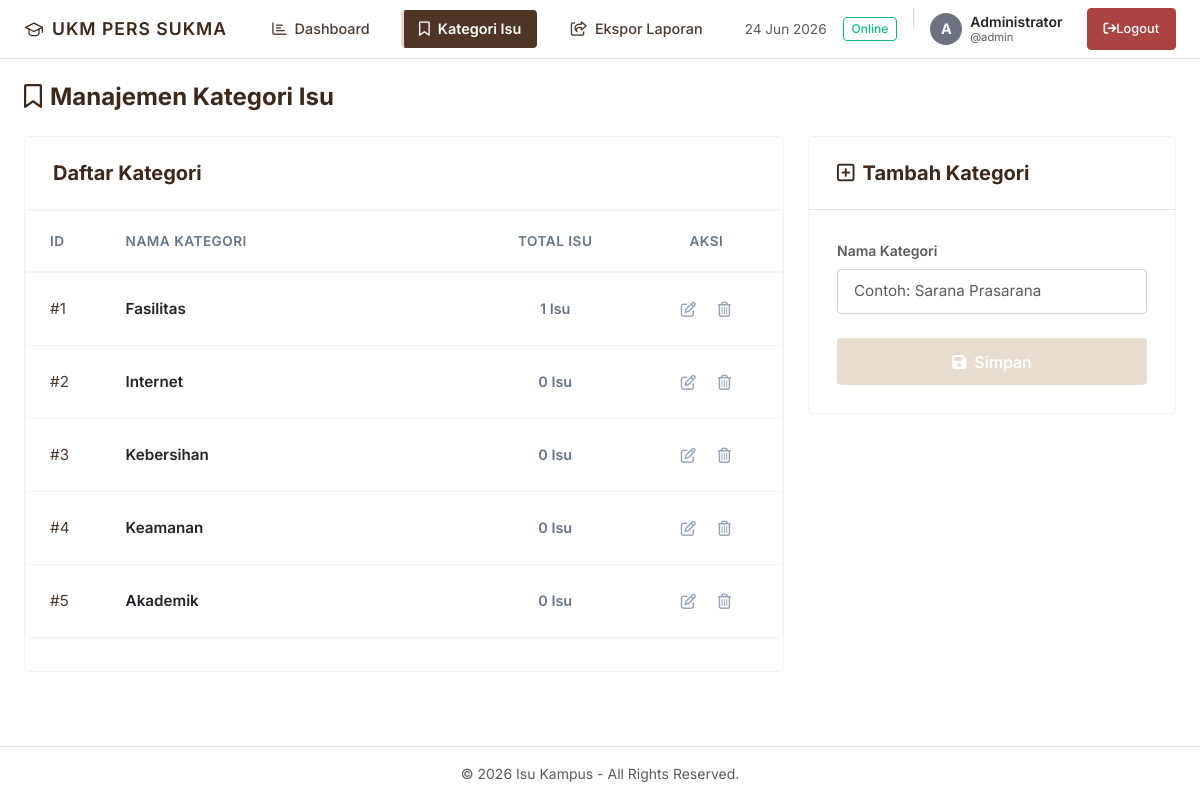
The app's page /kategori.php (signed in) with its own data.
### tables this page shows
CREATE TABLE `kategori_isu` (
  `id_kategori` int(11) NOT NULL AUTO_INCREMENT,
  `nama_kategori` varchar(100) NOT NULL,
  PRIMARY KEY (`id_kategori`)
);

### kategori.php (the view, shortened to what this page needs)
<?php
include 'koneksi.php';
$editData = null;
$query = mysqli_query($koneksi, "
    SELECT kategori_isu.*, COUNT(isu.id_isu) AS total_isu
    FROM kategori_isu
    LEFT JOIN isu ON kategori_isu.id_kategori = isu.id_kategori
    GROUP BY kategori_isu.id_kategori
    ORDER BY kategori_isu.id_kategori ASC
");
include 'includes/header.php';
include 'includes/sidebar.php';
?>
<div class="row">
    <div class="col-12">
        <h4 class="text-navy fw-bold mb-4"><i class="fa-regular fa-bookmark me-2 text-primary"></i>Manajemen Kategori Isu</h4>
    </div>
</div>
<div class="row g-4">
    <div class="col-12 col-lg-8">
        <div class="card-custom h-100">
            <div class="card-header-custom">
                <h5>Daftar Kategori</h5>
            </div>
            <div class="card-body-custom p-0">
                <div class="table-responsive table-responsive-custom">
                    <table class="table table-custom table-hover">
                        <thead>
                            <tr>
                                <th style="width: 10%;">ID</th>
                                <th style="width: 50%;">Nama Kategori</th>
                                <th style="width: 20%;" class="text-center">Total Isu</th>
                                <th style="width: 20%;" class="text-center">Aksi</th>
                            </tr>
                        </thead>
                        <tbody>
                            <?php
                            if (mysqli_num_rows($query) > 0) {
                                while ($data = mysqli_fetch_assoc($query)) {
                            ?>
                                    <tr class="fade-in-up">
                                        <td>#<?= $data['id_kategori']; ?></td>
                                        <td class="fw-semibold text-dark"><?= htmlspecialchars($data['nama_kategori']); ?></td>
                                        <td class="text-center">
                                            <span class="text-plain-gray fw-semibold">
                                                <?= $data['total_isu']; ?> Isu
                                            </span>
                                        </td>
                                        <td class="text-center">
                                            <div class="d-flex justify-content-center gap-1">
                                                <a href="kategori.php?edit=<?= $data['id_kategori']; ?>" class="action-icon-btn action-icon-edit" title="Edit">
                                                    <i class="fa-regular fa-pen-to-square"></i>
                                                </a>
                                                <a href="kategori.php?hapus=<?= $data['id_kategori']; ?>" class="action-icon-btn action-icon-delete" onclick="return confirm('Apakah Anda yakin ingin menghapus kategori ini?')" title="Hapus">
                                                    <i class="fa-regular fa-trash-can"></i>
                                                </a>
                                            </div>
                                        </td>
                                    </tr>
                            <?php
                                }
                            } ?>
                        </tbody>
                    </table>
                </div>
            </div>
        </div>
    </div>
    <div class="col-12 col-lg-4">
        <div class="card-custom sticky-top" style="top: 20px;">
            <div class="card-header-custom bg-white border-bottom">
                <h5>
                    <?php if ($editData) : ?>
                        <i class="fa-regular fa-pen-to-square me-2 text-warning"></i>Edit Kategori
                    <?php else : ?>
                        <i class="fa-regular fa-square-plus me-2 text-primary"></i>Tambah Kategori
                    <?php endif; ?>
                </h5>
            </div>
            <div class="card-body-custom">
                <form method="POST">
                    <div class="mb-4">
                        <label class="form-label fw-semibold text-muted small">Nama Kategori</label>
                        <input type="text"
                               name="nama_kategori"
                               class="form-control"
                               placeholder="Contoh: Sarana Prasarana"
                               value="<?= $editData ? htmlspecialchars($editData['nama_kategori']) : ''; ?>"
                               required>
                    </div>
                    <div class="d-flex gap-2">
                        <?php if ($editData) : ?>
                            <a href="kategori.php" class="btn btn-secondary-custom flex-grow-1">Batal</a>
                            <button type="submit" name="update" class="btn btn-warning-custom text-white flex-grow-1">Update</button>
                        <?php else : ?>
                            <button type="submit" name="tambah" class="btn btn-primary-custom w-100"><i class="fa-solid fa-floppy-disk me-2"></i>Simpan</button>
                        <?php endif; ?>
                    </div>
                </form>
            </div>
        </div>
    </div>
</div>
<?php
include 'includes/footer.php';
?>

### includes/header.php (shortened to what this page needs)
<!DOCTYPE html>
<html lang="id">
<head>
    <link href="https://cdn.jsdelivr.net/npm/bootstrap@5.3.3/dist/css/bootstrap.min.css" rel="stylesheet">
    <link href="https://cdnjs.cloudflare.com/ajax/libs/font-awesome/6.4.0/css/all.min.css" rel="stylesheet">
    <link href="assets/style.css?v=<?= filemtime('assets/style.css'); ?>" rel="stylesheet">
</head>
<body>
    <div class="d-flex" id="wrapper">

### includes/sidebar.php (shortened to what this page needs)
<?php
$currentPage = basename($_SERVER['PHP_SELF']);
?>
<div id="page-content-wrapper" class="w-100 d-flex flex-column">
    <nav class="navbar navbar-expand-lg navbar-light bg-white border-bottom py-2.5 px-4">
        <div class="container-fluid p-0 d-flex align-items-center justify-content-between flex-wrap gap-3">
            <div class="d-flex align-items-center gap-2">
                <svg xmlns="http://www.w3.org/2000/svg" width="20" height="20" viewBox="0 0 24 24" fill="none" stroke="#3d281a" stroke-width="1.5" stroke-linecap="round" stroke-linejoin="round">
                    <path d="M22 10v6M2 10l10-5 10 5-10 5z"/>
                    <path d="M6 12v5c0 2 2 3 6 3s6-1 6-3v-5"/>
                </svg>
                <span class="tracking-wide" style="font-weight: 600; font-size: 1.1rem; letter-spacing: 1px; color: #3d281a;">UKM PERS SUKMA</span>
            </div>
            <div class="d-flex align-items-center gap-3">
                <a href="index.php" class="nav-item-horiz text-decoration-none <?= $currentPage == 'index.php' || $currentPage == 'tambah.php' ? 'active-nav-horiz' : ''; ?>">
                    <i class="fa-regular fa-chart-bar me-2"></i>Dashboard
                </a>
                <?php if (isset($_SESSION['login'])) : ?>
                    <a href="kategori.php" class="nav-item-horiz text-decoration-none <?= $currentPage == 'kategori.php' ? 'active-nav-horiz' : ''; ?>">
                        <i class="fa-regular fa-bookmark me-2"></i>Kategori Isu
                    </a>
                    <a href="export.php" class="nav-item-horiz text-decoration-none <?= $currentPage == 'export.php' ? 'active-nav-horiz' : ''; ?>">
                        <i class="fa-regular fa-share-from-square me-2"></i>Ekspor Laporan
                    </a>
                <?php endif; ?>
            </div>
            <div class="d-flex align-items-center gap-3">
                <span class="text-muted d-none d-xl-inline" style="font-size: 0.85rem; font-weight: 400;">
                    <?= date('d M Y'); ?>
                </span>
                <?php if (isset($_SESSION['login'])) : ?>
                    <span class="badge-online-minimal d-none d-sm-inline-flex">
                        Online
                    </span>
                    <div class="d-flex align-items-center">
                        <div class="user-avatar text-white me-2 d-flex align-items-center justify-content-center fw-bold" style="background-color: #6b7280; width: 32px; height: 32px; border-radius: 50%; font-size: 0.9rem;">
                            A
                        </div>
                        <div class="d-none d-md-block text-start me-2">
                            <p class="m-0 small fw-semibold text-dark" style="line-height: 1.2;">Administrator</p>
                            <p class="m-0 text-muted" style="font-size: 0.7rem; line-height: 1.2;">@admin</p>
                        </div>
                    </div>
                    <a href="logout.php" class="btn btn-sm btn-danger-custom text-center px-3 py-1.5" style="border-radius: 4px; font-size: 0.8rem;" onclick="return confirm('Apakah Anda yakin ingin logout?')">
                        <i class="fa-solid fa-arrow-right-from-bracket me-1.5"></i>Logout
                    </a>
                <?php else : ?>
                    <a href="login.php" class="btn btn-sm btn-primary-custom text-center px-3 py-1.5" style="border-radius: 4px; font-size: 0.8rem; background-color: var(--primary-navy); border-color: var(--primary-navy);">
                        <i class="fa-solid fa-arrow-right-to-bracket me-1.5"></i>Login Admin
                    </a>
                <?php endif; ?>
            </div>
        </div>
    </nav>
    <div class="container-fluid px-4 py-4 flex-grow-1">

### includes/footer.php (shortened to what this page needs)
    </div>
    <footer class="bg-white border-top py-3 text-center mt-auto">
        <p class="m-0 text-muted small">&copy; <?= date('Y'); ?> Isu Kampus - All Rights Reserved.</p>
    </footer>
</div>
</div>
</body>
</html>

### assets/style.css (style rules this page uses)
:root { --primary-navy: #3d281a; --navy-sidebar: #3d281a; --navy-darker: #291a11; --royal-blue: #e6dccf; --royal-blue-hover: #d2c5b4; --ice-blue: #ffffff; --card-border-radius: 4px; --btn-border-radius: 4px; --soft-shadow: none; --card-shadow: none; --status-menunggu-bg: #f5efe6; --status-menunggu-text: #b05c1e; --status-menunggu-border: #e6dccf; --status-proses-bg: #ece7e1; --status-proses-text: #6d4c41; --status-proses-border: #cbd5e1; --status-selesai-bg: #e6f4ea; --status-selesai-text: #2e5a3c; --status-selesai-border: #a7f3d0; }
body { font-family: 'Inter', -apple-system, BlinkMacSystemFont, "Segoe UI", Roboto, sans-serif; background-color: var(--ice-blue); color: #4e3b30; min-height: 100vh; overflow-x: hidden; }
#wrapper { overflow-x: hidden; background-color: var(--ice-blue); min-height: 100vh; width: 100%; }
#page-content-wrapper { width: 100%; min-height: 100vh; display: flex; flex-direction: column; }
.nav-item-horiz { display: inline-flex; align-items: center; padding: 0.5rem 0.95rem; color: #4e3b30 !important; font-weight: 500; text-decoration: none; border-radius: 4px; transition: all 0.2s ease; font-size: 0.9rem; border-left: 3px solid transparent; }
.active-nav-horiz { background-color: #4e3525 !important; color: #ffffff !important; font-weight: 600; border-left: 3px solid #e6dccf !important; }
.user-avatar { width: 32px; height: 32px; border-radius: 50%; background-color: #6b7280; color: white; }
@media (min-width: 768px) { #page-content-wrapper { min-width: 0; width: 100%; } }
.card-custom { background-color: #ffffff; border: 1px solid #f1f5f9; border-radius: var(--card-border-radius); box-shadow: var(--soft-shadow); margin-bottom: 2rem; transition: box-shadow 0.2s ease; }
.card-header-custom { background-color: #ffffff; border-bottom: 1px solid #f1f5f9; padding: 1.5rem 1.75rem; border-top-left-radius: var(--card-border-radius) !important; border-top-right-radius: var(--card-border-radius) !important; }
.card-header-custom h5 { color: var(--primary-navy); font-weight: 700; margin: 0; }
.card-body-custom { padding: 1.75rem; }
.form-control, .form-select { border-radius: var(--btn-border-radius); border: 1px solid #cbd5e1; padding: 0.65rem 1rem; font-size: 0.95rem; transition: all 0.2s ease-in-out; }
.btn-primary-custom { background-color: var(--royal-blue); border-color: var(--royal-blue); color: #ffffff; border-radius: var(--btn-border-radius); padding: 0.65rem 1.25rem; font-weight: 500; transition: all 0.2s ease; }
.btn-danger-custom { background-color: #a94442; border-color: #a94442; color: #ffffff; border-radius: var(--btn-border-radius); padding: 0.65rem 1.25rem; font-weight: 500; transition: all 0.2s ease; }
.table-responsive-custom { border-radius: 8px; overflow: hidden; border: 1px solid #f1f5f9; }
.table-custom { width: 100%; margin-bottom: 0; vertical-align: middle; }
.table-custom th { background-color: #ffffff; color: #64748b; font-weight: 600; font-size: 0.85rem; text-transform: uppercase; letter-spacing: 0.5px; padding: 1.25rem 1.5rem; border-bottom: 2px solid #f1f5f9; }
.table-custom td { padding: 1.25rem 1.5rem; border-bottom: 1px solid #f1f5f9; font-size: 0.95rem; color: #4e3b30; }
.table-custom tbody tr { transition: background-color 0.2s ease; }
.tracking-wide { letter-spacing: 1px; }
.text-navy { color: var(--primary-navy) !important; }
.text-primary { color: #3d281a !important; }
.badge-online-minimal { border: 1px solid #10b981; color: #10b981; background: transparent; padding: 2px 8px; font-size: 0.75rem; border-radius: 4px; font-weight: 500; display: inline-flex; align-items: center; }
.text-plain-gray { color: #64748b; font-size: 0.9rem; }
.action-icon-btn { background: transparent; border: none; color: #94a3b8; padding: 6px; border-radius: 50%; transition: all 0.2s ease; display: inline-flex; align-items: center; justify-content: center; text-decoration: none; width: 32px; height: 32px; }

### records on screen
kategori_isu: id_kategori "1", nama_kategori "Fasilitas", total_isu "1"
kategori_isu: id_kategori "2", nama_kategori "Internet", total_isu "0"
kategori_isu: id_kategori "3", nama_kategori "Kebersihan", total_isu "0"
kategori_isu: id_kategori "4", nama_kategori "Keamanan", total_isu "0"
kategori_isu: id_kategori "5", nama_kategori "Akademik", total_isu "0"
